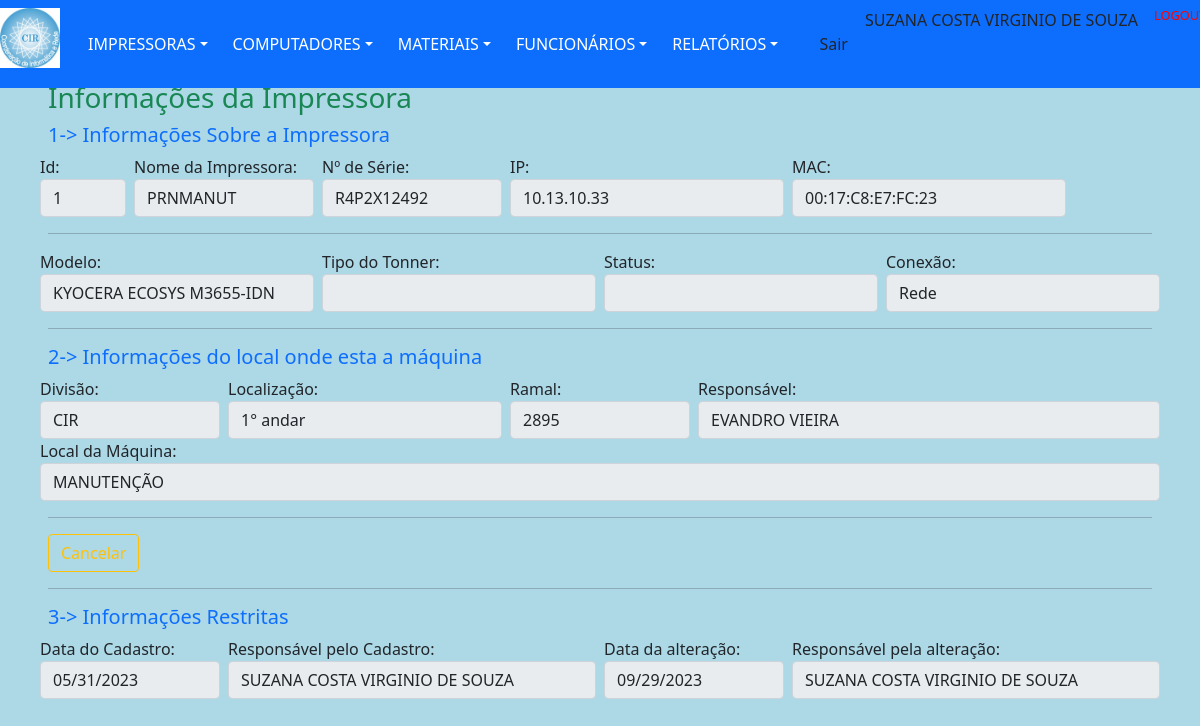
Page /views/impressoraDetalhes.php?action=1&id=1 (signed in) on the committed database.
### tables this page shows
CREATE TABLE `impressoras` (
  `idImpressora` int(11) NOT NULL,
  `nomeImpressora` varchar(20) DEFAULT NULL,
  `numSerie` varchar(50) DEFAULT NULL,
  `ipImpressora` varchar(15) DEFAULT NULL,
  `macImpressora` varchar(20) DEFAULT NULL,
  `tipoToner` varchar(255) DEFAULT NULL,
  `colorida` varchar(3) DEFAULT NULL,
  `statusImpressora` varchar(7) DEFAULT NULL,
  `conexaoImp` varchar(5) DEFAULT 'Rede',
  `modeloImpressora` int(11) DEFAULT NULL,
  `dataCadastro` date DEFAULT NULL,
  `respCadastro` varchar(30) DEFAULT NULL,
  `dataAltCadastro` date DEFAULT NULL,
  `respAltCadastro` varchar(30) DEFAULT NULL,
  `obsImpressora` varchar(255) DEFAULT NULL,
  `idFuncionario` int(11) DEFAULT NULL,
  `idSetor` int(11) DEFAULT NULL
);

CREATE TABLE `modeloImpressora` (
  `idModelo` int(11) NOT NULL,
  `statusModelo` varchar(8) DEFAULT NULL,
  `modeloImpressora` varchar(250) DEFAULT NULL
);

CREATE TABLE `setor` (
  `idSetor` int(11) NOT NULL,
  `idDivisao` int(11) DEFAULT NULL,
  `localizacao` varchar(10) DEFAULT NULL,
  `ramal` varchar(4) DEFAULT NULL,
  `respSetor` varchar(30) DEFAULT NULL,
  `nomeLocal` varchar(150) DEFAULT NULL
);

CREATE TABLE `divisao` (
  `idDivisao` int(11) NOT NULL,
  `divisao` varchar(10) DEFAULT NULL
);

### dao/DAO-controleCir.php (called while the page is built, shortened)
<?php
	class ControleCirDAO
		{
            public function ListarOpcao($nomeTabela, $tipoOpcao, $valorOpcao)
                {
                    $conn = Database::connect();
                    $conn->exec('SET CHARACTER SET utf8');
                    $sql = "SELECT * FROM $nomeTabela WHERE $tipoOpcao LIKE '$valorOpcao' ";
                    try
                        {
                            $listar = $conn->query($sql);
                            $buscar = $listar->fetchAll(PDO::FETCH_OBJ);
                            $numRows = $listar->rowCount();
                        }
                    catch (PDOException $exc)
                        {
                            $buscar = $exc->getTraceAsString();
                        }
                    return $buscar;
                }
            public function Verificar($nomeTabela, $opcao1, $valor1)
                {
                    $conn = Database::connect();
                    $conn->exec('SET CHARACTER SET utf8');
                    $sql = "SELECT * FROM $nomeTabela WHERE $opcao1 = '$valor1' ";
                    try
                        {
                            $listar = $conn->query($sql);
                            $buscar = $listar->fetchAll(PDO::FETCH_OBJ);
                            $numRows = $listar->rowCount();
                        }
                    catch (PDOException $exc)
                        {
                            $buscar = $exc->getTraceAsString();
                        }
                    return $buscar;
                }
            public function Buscalocal($idSetor)
                {
                    $conn = Database::connect();
                    $conn->exec('SET CHARACTER SET utf8');
                    $sql = "SELECT * FROM setor s, divisao d
                    WHERE s.idSetor = '$idSetor'
                    AND s.idDivisao = d.idDivisao";
                     try
                        {
                            $listar = $conn->query($sql);
                            $buscar = $listar->fetchAll(PDO::FETCH_OBJ);
                        }
                    catch (PDOException $exc)
                        {
                            $buscar = $exc->getTraceAsString();
                        }
                    return $buscar;
                }
        }
?>

### controllers/impressoraBuscar.php (called while the page is built, shortened)
<?php
	include "../dao/DAO-controleCir.php";
    $idImpressora =  $_GET['id'];
    $nomeTabela = "impressoras";
    $opcao1 = "idImpressora";
    $valor1 = $idImpressora;
	$impAltDAO = new ControleCirDAO();
	foreach($impAltDAO->Verificar($nomeTabela, $opcao1, $valor1) as $imp)
		{
			$idImpressora = $imp->idImpressora;
			$nomeImpressora = $imp->nomeImpressora;
			$numSerie = $imp->numSerie;
            $ipImpressora = $imp->ipImpressora;
			$macImpressora = $imp->macImpressora;
			$statusImpressora = $imp->statusImpressora;
			$conexaoImp = $imp->conexaoImp;
			$modeloImpressoraBd = $imp->modeloImpressora;
			$modeloDAO = new ControleCirDAO();
			$nomeTabela = "modeloImpressora";
			$tipoOpcao = "idModelo";
			foreach ($modeloDAO->ListarOpcao($nomeTabela, $tipoOpcao, $modeloImpressoraBd) as $res)
				{
					$modeloImpressora = $res->modeloImpressora;
				}
			$dataCadastroA = $imp->dataCadastro;
			$respCadastro = $imp->respCadastro;
            $idSetor = $imp->idSetor;
			$setorDAO = new ControleCirDAO();
			foreach($setorDAO->Buscalocal($idSetor) as $Setor)
				{
					$divisao1 = $Setor->divisao;
					$localizacao1 = $Setor->localizacao;
					$nomeLocal1 = $Setor->nomeLocal;
					$ramal1 = $Setor->ramal;
					$respSetComp1 = $Setor->respSetor;
				}
		}
?>

### views/impressoraDetalhes.php (the view, shortened to what this page needs)
<?php
    include "../template/menuPrincipal.php";
    require_once '../controllers/impressoraBuscar.php';
?>
        <nav class="navbar navbar-dark">
            <div class="line col-md-12 p-5 position-absolute start-5 top-0 bottom-50 end-250">
                <h3 class="text-success">Informações da Impressora</h3>
                <form name="cadastro" id="cadastro" >
                    <fieldset>
                        <div class="row">
                            <label>
                                <h5 class="text-primary">1-> Informações Sobre a Impressora</h5>
                            </label>
                        </div>
                        <div class="row">
                            <div class="col px-md-1 col-md-1">
                                <label for="inputSuccess" class="control-label">Id:</label>
                                <input type="text" class="form-control" value="<?= $idImpressora;
                                                                                $_SESSION['idImpressora'] = $idImpressora; ?>" disabled>
                            </div>
                            <div class="col px-md-1 col-md-2">
                                <label for="inputSuccess" class="control-label">Nome da Impressora:</label>
                                <input type="text" class="form-control" value="<?= $nomeImpressora;
                                                                                $_SESSION['antNomeImp'] = $nomeImpressora; ?>" disabled>
                            </div>
                            <div class="col px-md-1 col-md-2">
                                <label for="inputSuccess" class="control-label">Nº de Série: </label>
                                <input type="text" class="form-control" value="<?= $numSerie;
                                                                                $_SESSION['antNumSerie'] = $numSerie ?>" disabled>
                            </div>
                            <div class="col px-md-1 col-md-3">
                                <label for="inputSuccess" class="control-label">IP: </label>
                                <input type="text" class="form-control" value="<?= $ipImpressora;
                                                                                $_SESSION['antNumIp'] = $ipImpressora ?>" disabled>
                            </div>
                            <div class="col px-md-1 col-md-3">
                                <label for="inputSuccess" class="control-label">MAC:</label>
                                <input type="text" class="form-control" value="<?= $macImpressora;
                                                                                $_SESSION['antNumMac'] = $macImpressora ?>" disabled>
                            </div>
                        </div>
                        <hr>
                        <div class="row">
                            <div class="col px-md-1 col-md-3">
                                <label for="inputSuccess" class="control-label">Modelo:</label>
                                <input type="text" class="form-control" value="<?php echo $modeloImpressora; ?>" disabled>
                            </div>
                            <div class="col px-md-1 col-md-3">
                                <label for="inputSuccess" class="control-label">Tipo do Tonner: </label>
                                <input type="text" class="form-control" value="<?php echo $tipoToner; ?>" disabled>
                            </div>
                            <div class="col px-md-1 col-md-3">
                                <label for="inputSuccess" class="control-label">Status:</label>
                                <input type="text" class="form-control" value="<?php echo $statusImpressora; ?>" disabled>
                            </div>
                            <div class="col px-md-1 col-md-3">
                                <label for="inputSuccess" class="control-label">Conexão:</label>
                                <input type="text" class="form-control" value="<?php echo $conexaoImp; ?>" disabled>
                            </div>
                        </div>
                        <hr>
                        <div class="row">
                            <label>
                                <h5 class="text-primary">2-> Informações do local onde esta a máquina</h5>
                            </label>
                        </div>
                        <div class="row">
                            <div class="col px-md-1 col-md-2">
                                <label for="inputSuccess" class="control-label">Divisão:</label>
                                <input type="text" class="form-control" value="<?php echo $divisao1; ?>" disabled>
                            </div>
                            <div class="col px-md-1 col-md-3">
                                <label for="inputSuccess" class="control-label">Localização:</label>
                                <input type="text" class="form-control" value="<?php echo $localizacao1; ?>" disabled>
                            </div>
                            <div class="col px-md-1 col-md-2">
                                <label for="inputSuccess" class="control-label">Ramal: </label>
                                <input type="text" class="form-control" value="<?php echo $ramal1; ?>" disabled>
                            </div>
                            <div class="col px-md-1 col-md-5">
                                <label for="inputSuccess" class="control-label">Responsável: </label>
                                <input type="text" class="form-control" value="<?= $respSetComp1; ?>" disabled>
                            </div>
                        </div>
                        <div class="row">
                            <div class="col px-md-1 col-md-12">
                                <label for="inputSuccess" class="control-label">Local da Máquina: </label>
                                <input type="text" class="form-control" value="<?= $nomeLocal1; ?>" disabled>
                            </div>
                        </div>
                        <hr>
                        <div id="actions" class="row">
                            <div class="col-md-2">
                                <a href="../template/menuPrincipal.php"><button type="button" class="btn btn-outline-warning">Cancelar</button></a>
                            </div>
                        </div>
                        <hr>
                        <div class="row">
                            <label>
                                <h5 class="text-primary">3-> Informações Restritas</h5>
                            </label>
                        </div>
                        <div class="row">
                            <div class="col px-md-1 col-md-2">
                                <label for="inputSuccess" class="control-label">Data do Cadastro:</label>
                                <input type="date" class="form-control" value="<?= $dataCadastroA;
                                                                                $_SESSION['datacadastro'] = $dataCadastroA ?>" disabled>
                            </div>
                            <div class="col px-md-1 col-md-4">
                                <label for="inputSuccess" class="control-label">Responsável pelo Cadastro:</label>
                                <input type="text" class="form-control" value="<?= $respCadastro;
                                                                                $_SESSION['respCadastro'] = $respCadastro ?>" disabled>
                            </div>
                            <div class="col px-md-1 col-md-2">
                                <label for="inputSuccess" class="control-label">Data da alteração:</label>
                                <input type="date" class="form-control" value="<?php $date = date('Y-m-d');
                                                                                echo $date;
                                                                                $_SESSION['data'] = $date ?>" disabled>
                            </div>
                            <div class="col px-md-1 col-md-4">
                                <label for="inputSuccess" class="control-label">Responsável pela alteração:</label>
                                <input type="text" class="form-control" value="<?= $_SESSION['nomeFuncionario'] ?>" disabled>
                            </div>
                        </div>
                    </fieldset>
                </form>
            </div>
        </nav>
    </body>
</html>

### template/menuPrincipal.php (style rules this page uses)
body { background-color: #ADD8E6; }

### rows in the picture
impressoras: idImpressora "1", nomeImpressora "PRNMANUT", numSerie "R4P2X12492", ipImpressora "10.13.10.33", macImpressora "00:17:C8:E7:FC:23", conexaoImp "Rede", dataCadastro "05/31/2023", respCadastro "SUZANA COSTA VIRGINIO DE SOUZA"
modeloimpressora: modeloImpressora "KYOCERA ECOSYS M3655-IDN"
setor: idDivisao.divisao "CIR", localizacao "1° andar", ramal "2895", respSetor "EVANDRO VIEIRA", nomeLocal "MANUTENÇÃO"

### other values in the picture
$_SESSION["nomeFuncionario"] "SUZANA COSTA VIRGINIO DE SOUZA"
